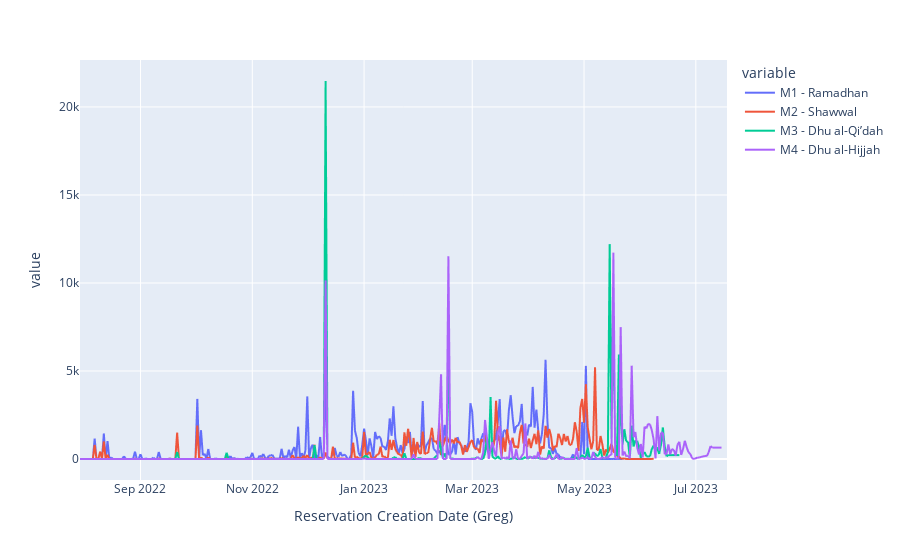

Notebook source saved alongside this figure:
### Code cell
px.line(df2_line)

### Figure 1 — Plotly figure (JSON) as saved in the notebook; plotly's stock layout.template omitted (floating-point values rounded to 4 significant figures; data arrays with more than 128 entries replaced by an {"elided": "..."} marker saying what was removed)
{"data": [{"hovertemplate": "variable=M1 - Ramadhan<br>Reservation Creation Date (Greg)=%{x}<br>value=%{y}<extra></extra>", "legendgroup": "M1 - Ramadhan", "line": {"color": "#636efa", "dash": "solid"}, "marker": {"symbol": "circle"}, "mode": "lines", "name": "M1 - Ramadhan", "showlegend": true, "type": "scattergl", "x": {"elided": "354 str values"}, "xaxis": "x", "y": {"elided": "354 int values"}, "yaxis": "y"}, {"hovertemplate": "variable=M2 - Shawwal<br>Reservation Creation Date (Greg)=%{x}<br>value=%{y}<extra></extra>", "legendgroup": "M2 - Shawwal", "line": {"color": "#EF553B", "dash": "solid"}, "marker": {"symbol": "circle"}, "mode": "lines", "name": "M2 - Shawwal", "showlegend": true, "type": "scattergl", "x": {"elided": "354 str values"}, "xaxis": "x", "y": {"elided": "354 int values"}, "yaxis": "y"}, {"hovertemplate": "variable=M3 - Dhu al-Qi’dah<br>Reservation Creation Date (Greg)=%{x}<br>value=%{y}<extra></extra>", "legendgroup": "M3 - Dhu al-Qi’dah", "line": {"color": "#00cc96", "dash": "solid"}, "marker": {"symbol": "circle"}, "mode": "lines", "name": "M3 - Dhu al-Qi’dah", "showlegend": true, "type": "scattergl", "x": {"elided": "354 str values"}, "xaxis": "x", "y": {"elided": "354 int values"}, "yaxis": "y"}, {"hovertemplate": "variable=M4 - Dhu al-Hijjah<br>Reservation Creation Date (Greg)=%{x}<br>value=%{y}<extra></extra>", "legendgroup": "M4 - Dhu al-Hijjah", "line": {"color": "#ab63fa", "dash": "solid"}, "marker": {"symbol": "circle"}, "mode": "lines", "name": "M4 - Dhu al-Hijjah", "showlegend": true, "type": "scattergl", "x": {"elided": "354 str values"}, "xaxis": "x", "y": {"elided": "354 int values"}, "yaxis": "y"}], "layout": {"legend": {"title": {"text": "variable"}, "tracegroupgap": 0}, "margin": {"t": 60}, "xaxis": {"anchor": "y", "domain": [0, 1], "title": {"text": "Reservation Creation Date (Greg)"}}, "yaxis": {"anchor": "x", "domain": [0, 1], "title": {"text": "value"}}}}
